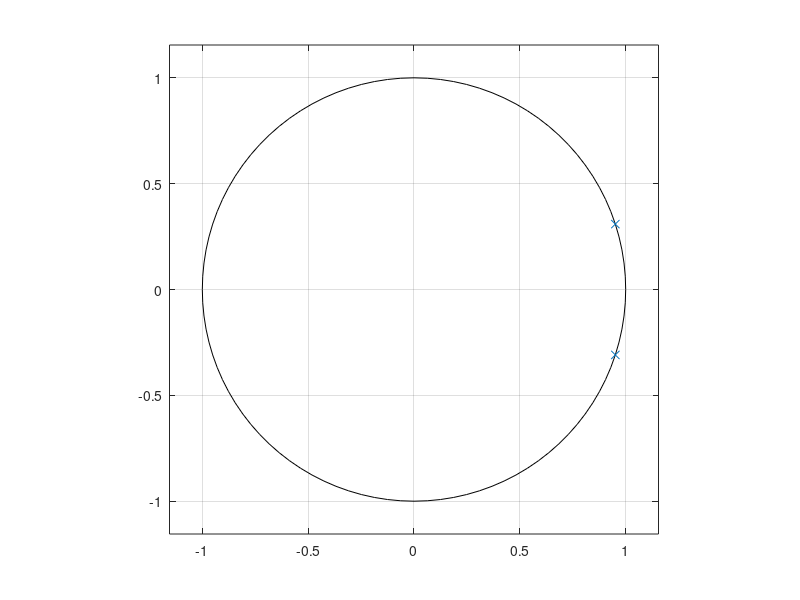
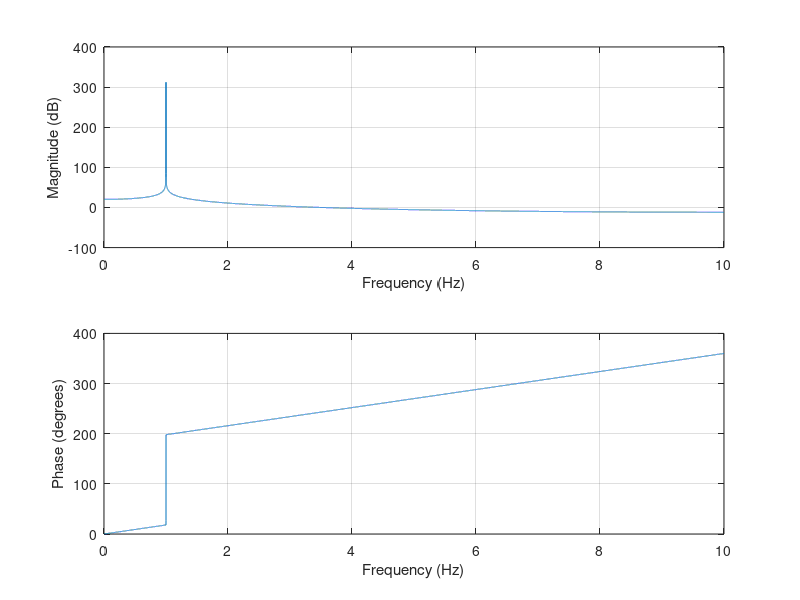
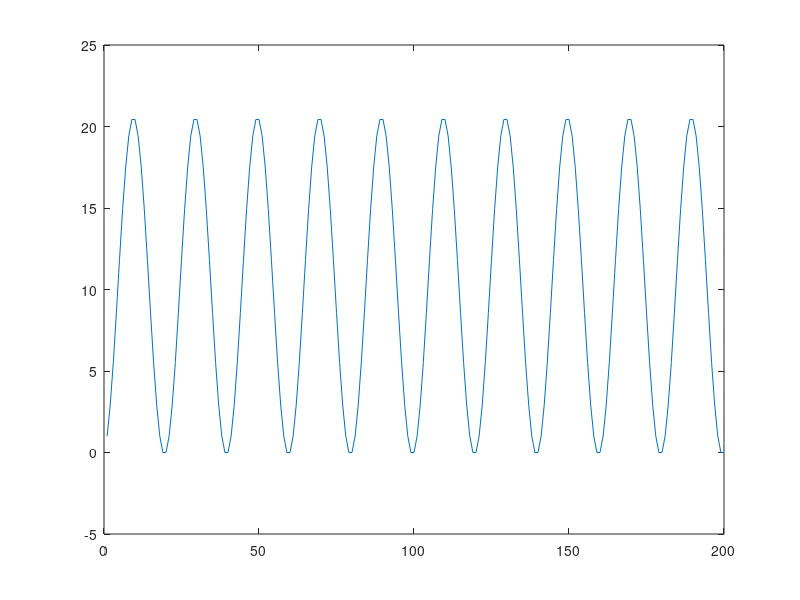

These figures' MATLAB source, in order:
clear all;
close all;

fs = 20;             %#sampling rate
f0 = 1;              %#notch frequency
fn = fs/2;              %#Nyquist frequency
freqRatio = f0/fn;      %#ratio of notch freq. to Nyquist freq.

notchWidth = 0.1;       %#width of the notch

step = [ones(1,fs*10)]

#%Compute zeros
notchPoles = [exp( sqrt(-1)*pi*freqRatio ), exp( -sqrt(-1)*pi*freqRatio )];

%#Compute poles
notchZeros = [];

figure;
zplane(notchZeros.', notchPoles.');

b = poly( notchZeros ); %# Get moving average filter coefficients
a = poly( notchPoles ); %# Get autoregressive filter coefficients

figure;
freqz(b,a,32000,fs)

%#filter signal x
y = filter(b,a,step);

figure;
plot(y)
